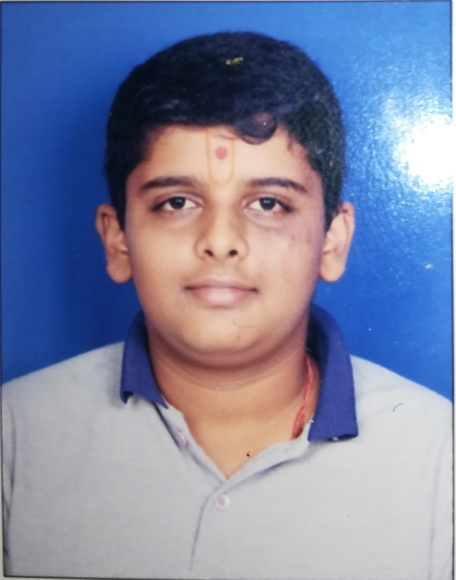
#> input picture Yash_Photo.jpg, 912 x 1159 px (shown at 1/2 size)
$ python main.py
#> lines starting #> are read from the running program, lines starting #| are printed output that depends on the picture
import cv2


def resize_image(input_image_path, output_image_path, width=None, height=None):
    # Read the image
#> called with input_image_path = 'Yash_Photo.jpg', output_image_path = 'Yash_Photo2.jpg', width = 400, height = 300
    image = cv2.imread(input_image_path)
#> image is the input picture: shape (1159, 912, 3); mean B, G, R 162.7, 133.4, 125.5

    # Determine the new dimensions
    if width is None and height is None:
        raise ValueError("Both width and height cannot be None.")
    elif width is None:
        aspect_ratio = height / float(image.shape[0])
        new_width = int(image.shape[1] * aspect_ratio)
        new_height = height
    elif height is None:
        aspect_ratio = width / float(image.shape[1])
        new_width = width
        new_height = int(image.shape[0] * aspect_ratio)
    else:
        new_width = width
        new_height = height

    # Resize the image
    resized_image = cv2.resize(image, (new_width, new_height))
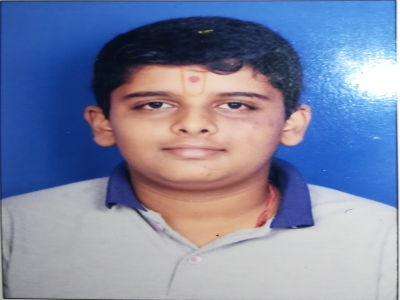
#> resized_image: shape (300, 400, 3); mean B, G, R 162.6, 133.3, 125.4

    # Write the resized image to disk
    cv2.imwrite(output_image_path, resized_image)
    print("Image resized successfully.")


# Example usage:
input_image_path = "Yash_Photo.jpg"
output_image_path = "Yash_Photo2.jpg"
new_width = 400
new_height = 300
resize_image(input_image_path, output_image_path, new_width, new_height)
